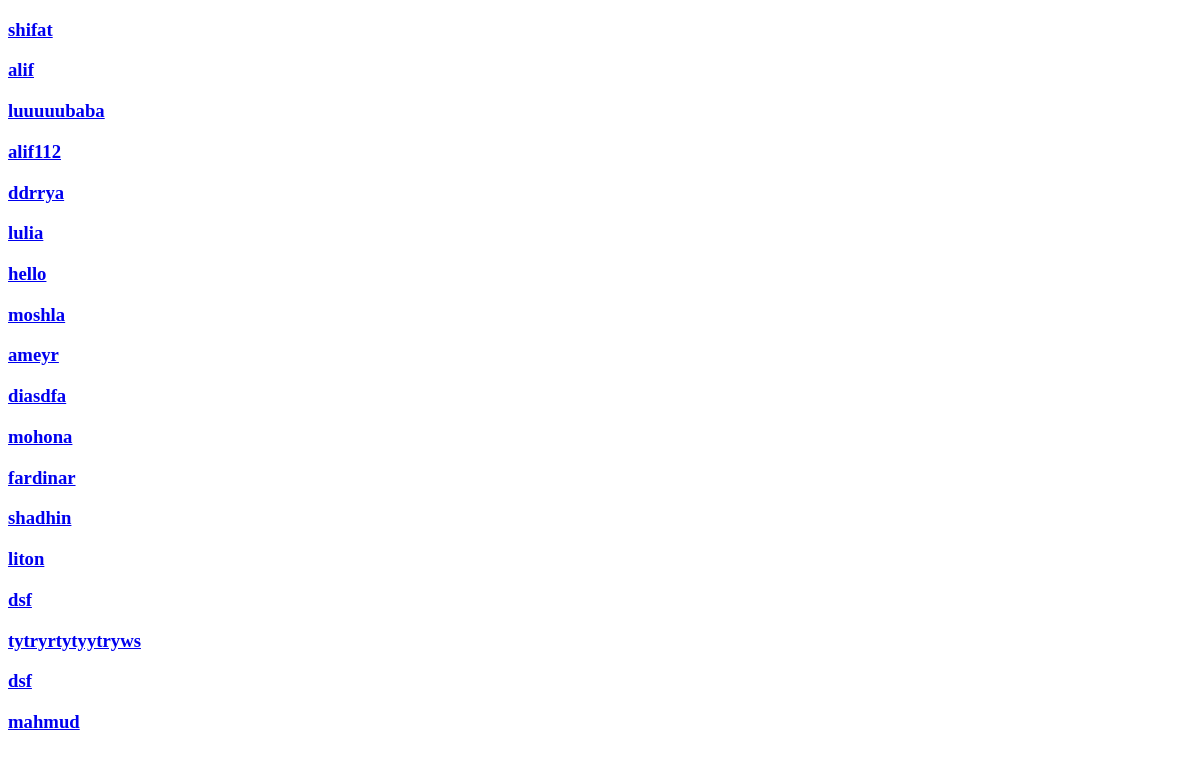
/teachme/student_profile/t_list/, run on an earlier commit of the app's database.
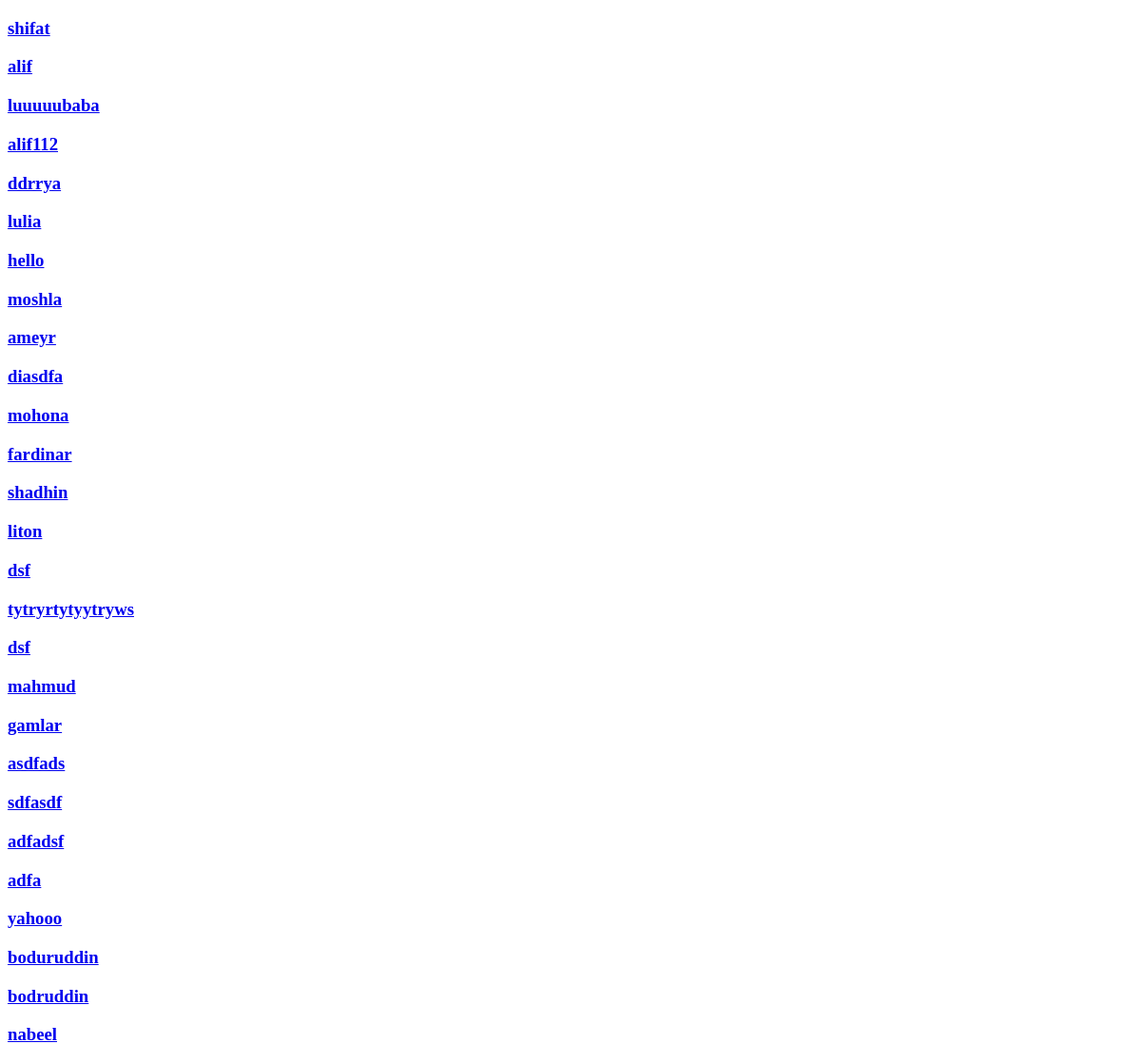
And on a later commit of the database.
### teachme/models.py (models this page shows, shortened)
class teachers(models.Model):
	Tid = models.CharField(max_length=255)
	Tname = models.CharField(max_length=255)
	Tcontact = models.CharField(max_length=255)
	Tarea1 = models.CharField(max_length=255)
	Tarea2 = models.CharField(max_length=255)
	Tgender = models.CharField(max_length=255)
	Tmedium = models.CharField(max_length=255)
	Tsubject=models.CharField(max_length=225)

### teachme/views.py (the view)
# urls.py: url(r'^student_profile/t_list/(.*)/$',views.test1), # this is my special tricks
def t_list(request):
	global teachers
	teacher=teachers.objects.all()
	return render(request, 't_list.html',{'teachers': teacher})  #listing teachers

### teachme/templates/t_list.html (shortened to what this page needs)
<!DOCTYPE html>
<html>
	<head>
	</head>
	<body>
		<div class "teachers">
		{% for teacher in teachers %}
		<h3><a href="{{teacher.Tname}}">{{teacher.Tname}}</a></h3>
		{% endfor %}
		</div>
	</body>
</html>

What changed in the data, as far as the page shows it:
added teachers: Tname "gamlar"
added teachers: Tname "asdfads"
added teachers: Tname "sdfasdf"
added teachers: Tname "adfadsf"
added teachers: Tname "adfa"
added teachers: Tname "yahooo"
added teachers: Tname "boduruddin"
added teachers: Tname "bodruddin"
added teachers: Tname "nabeel"
